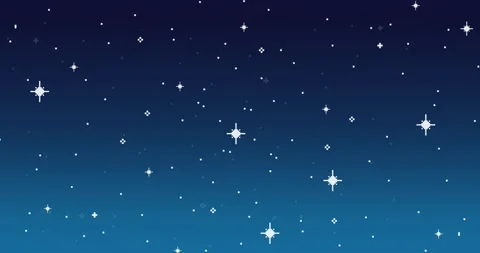
#> input picture tests/ligma.jpg, 480 x 253 px, found by its file name
$ python image.py
#> lines starting #> are read from the running program, lines starting #| are printed output that depends on the picture
from PIL import Image
from PIL import ImageFilter
def main():
    with Image.open("ligma.jpg") as img:
#> img is the input picture: PIL image 480x253 RGB; mean R, G, B 19.8, 57, 97.2
        img=img.rotate(180)
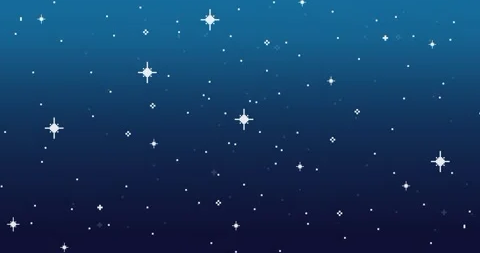
#> img: PIL image 480x253 RGB; mean R, G, B 19.8, 57, 97.2
        img=img.filter(ImageFilter.FIND_EDGES)
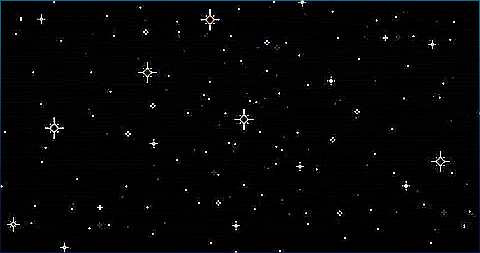
#> img: PIL image 480x253 RGB; mean R, G, B 4.1, 4.6, 5.4
        img.save("dogma.jpg")

main()
